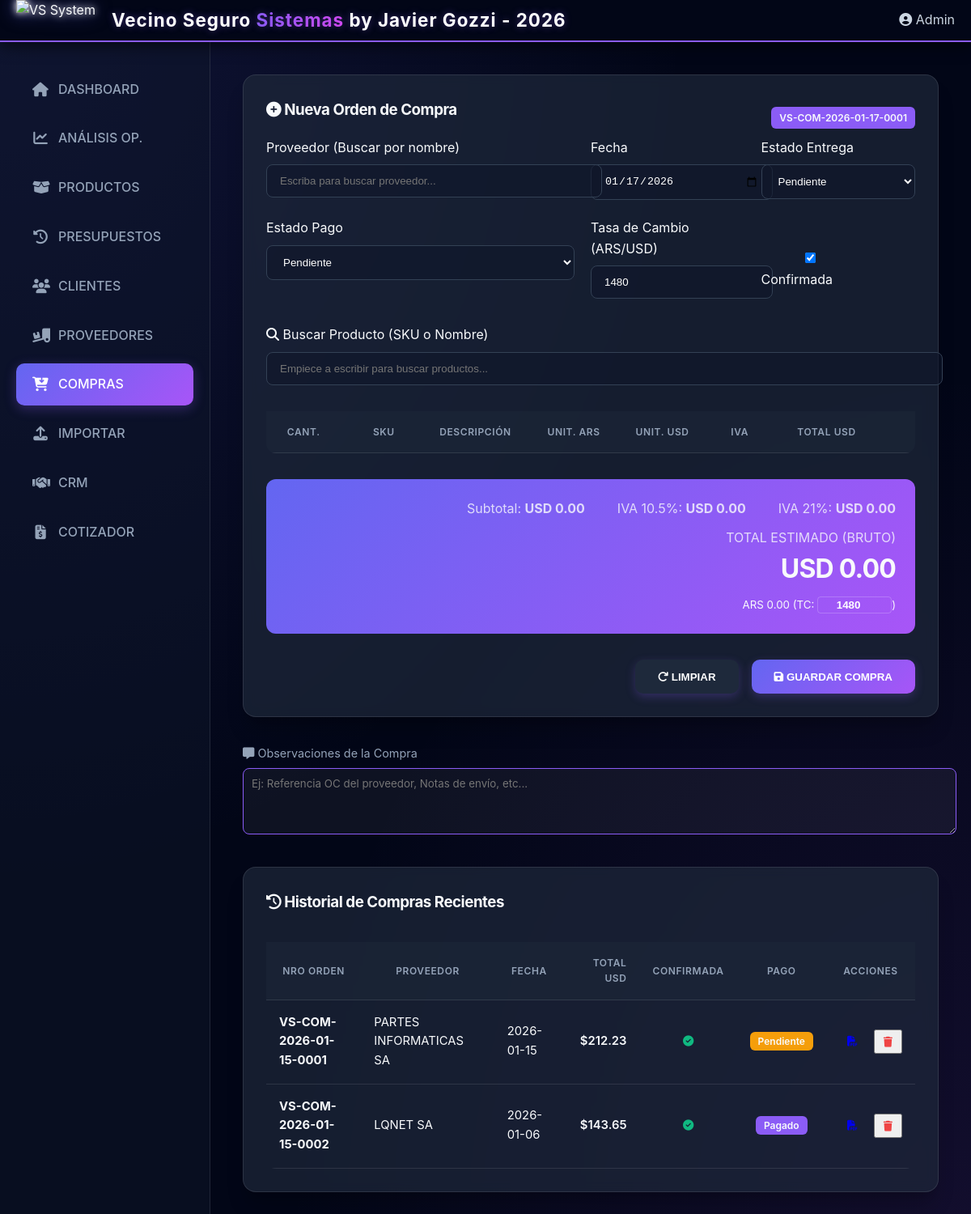
The page /compras.php (signed in) on the database its author committed.
### tables this page shows
CREATE TABLE `purchases` (
  `id` int(11) NOT NULL AUTO_INCREMENT,
  `purchase_number` varchar(50) NOT NULL,
  `entity_id` int(11) NOT NULL,
  `purchase_date` date NOT NULL,
  `exchange_rate_usd` decimal(10,2) NOT NULL,
  `subtotal_usd` decimal(15,2) DEFAULT NULL,
  `subtotal_ars` decimal(15,2) DEFAULT NULL,
  `total_usd` decimal(15,2) NOT NULL,
  `total_ars` decimal(15,2) NOT NULL,
  `status` enum('Pendiente','Pagado','Cancelado') DEFAULT 'Pendiente',
  `is_confirmed` tinyint(1) DEFAULT 0,
  `payment_status` enum('Pendiente','Pagado') DEFAULT 'Pendiente',
  `notes` text DEFAULT NULL,
  `observations` text DEFAULT NULL,
  `created_at` timestamp NULL DEFAULT current_timestamp(),
  PRIMARY KEY (`id`),
  UNIQUE KEY `purchase_number` (`purchase_number`),
  KEY `entity_id` (`entity_id`),
  CONSTRAINT `purchases_ibfk_1` FOREIGN KEY (`entity_id`) REFERENCES `entities` (`id`)
);

CREATE TABLE `entities` (
  `id` int(11) NOT NULL AUTO_INCREMENT,
  `type` enum('client','provider','supplier') NOT NULL,
  `tax_id` varchar(20) DEFAULT NULL,
  `document_number` varchar(20) DEFAULT NULL,
  `name` varchar(200) NOT NULL,
  `fantasy_name` varchar(200) DEFAULT NULL,
  `contact_person` varchar(100) DEFAULT NULL,
  `tax_category` enum('Responsable Inscripto','Monotributo','Exento','No Aplica') DEFAULT 'No Aplica',
  `email` varchar(100) DEFAULT NULL,
  `phone` varchar(50) DEFAULT NULL,
  `mobile` varchar(50) DEFAULT NULL,
  `address` text DEFAULT NULL,
  `delivery_address` text DEFAULT NULL,
  `payment_condition` varchar(100) DEFAULT NULL,
  `preferred_payment_method` varchar(100) DEFAULT NULL,
  `default_voucher_type` enum('Factura','Remito','Ninguno') DEFAULT 'Factura',
  `is_enabled` tinyint(1) DEFAULT 1,
  `is_retention_agent` tinyint(1) DEFAULT 0,
  `created_at` timestamp NULL DEFAULT current_timestamp(),
  PRIMARY KEY (`id`),
  UNIQUE KEY `tax_id` (`tax_id`)
);

### src/lib/Database.php (called while the page is built, shortened)
<?php
class Database
{
    private static $instance = null;
    private $conn;
    private function __construct()
    {
        $dsn = "mysql:host=" . DB_HOST . ";dbname=" . DB_NAME . ";charset=" . DB_CHARSET;
        $options = [
            PDO::ATTR_ERRMODE => PDO::ERRMODE_EXCEPTION,
            PDO::ATTR_DEFAULT_FETCH_MODE => PDO::FETCH_ASSOC,
            PDO::ATTR_EMULATE_PREPARES => false,
        ];
        try {
            $this->conn = new PDO($dsn, DB_USER, DB_PASS, $options);
        } catch (PDOException $e) {
            die("Database Connection Error: " . $e->getMessage());
        }
    }
    public static function getInstance()
    {
        if (self::$instance == null) {
            self::$instance = new Database();
        }
        return self::$instance->getConnection();
    }
    public function getConnection()
    {
        return $this->conn;
    }
}
?>

### src/modules/purchases/Purchases.php (called while the page is built, shortened)
<?php
require_once __DIR__ . '/../../lib/Database.php';
class Purchases
{
    private $db;
    public function __construct()
    {
        $this->db = Database::getInstance();
    }
    public function getAllPurchases()
    {
        $sql = "SELECT p.*, e.name as supplier_name
                FROM purchases p
                JOIN entities e ON p.entity_id = e.id
                ORDER BY p.purchase_date DESC, p.id DESC";
        return $this->db->query($sql)->fetchAll();
    }
    public function generatePurchaseNumber()
    {
        $prefix = "VS-COM-" . date('Y-m-d') . "-";
        $sql = "SELECT purchase_number FROM purchases WHERE purchase_number LIKE '$prefix%' ORDER BY id DESC LIMIT 1";
        $last = $this->db->query($sql)->fetchColumn();
        if ($last) {
            $parts = explode('-', $last);
            $seq = intval(end($parts)) + 1;
        } else {
            $seq = 1;
        }
        return $prefix . str_pad($seq, 4, '0', STR_PAD_LEFT);
    }
}

### compras.php (the view, shortened to what this page needs)
<?php
require_once __DIR__ . '/src/lib/Database.php';
require_once __DIR__ . '/src/modules/purchases/Purchases.php';
$purchasesModule = new Purchases();
$purchaseNumber = $purchasesModule->generatePurchaseNumber();
$exchangeRate = 1480;
?>
<!DOCTYPE html>
<html lang="es">
<head>
    <link rel="stylesheet" href="css/style_premium.css">
    <link rel="stylesheet" href="https://cdnjs.cloudflare.com/ajax/libs/font-awesome/6.4.0/css/all.min.css">
</head>
<body>
    <header
        style="background: #020617; border-bottom: 2px solid var(--accent-violet); display: flex; justify-content: space-between; align-items: center; padding: 0 20px;">
        <div style="display: flex; align-items: center; gap: 20px;">
            <img src="logo_display.php?v=1" alt="VS System" class="logo-large" style="height: 50px; width: auto;">
            <div
                style="color: #fff; font-family: 'Inter', sans-serif; font-weight: 700; font-size: 1.4rem; letter-spacing: 1px; text-shadow: 0 0 10px rgba(139, 92, 246, 0.4);">
                Vecino Seguro <span
                    style="background: linear-gradient(90deg, #8b5cf6, #d946ef); -webkit-background-clip: text; -webkit-text-fill-color: transparent;">Sistemas</span>
                by Javier Gozzi - 2026
            </div>
        </div>
        <div class="header-right" style="color: #cbd5e1;">
            <span class="user-badge"><i class="fas fa-user-circle"></i> Admin</span>
        </div>
    </header>
    <div class="dashboard-container">
        <nav class="sidebar">
            <a href="index.php" class="nav-link"><i class="fas fa-home"></i> DASHBOARD</a>
            <a href="analisis.php" class="nav-link"><i class="fas fa-chart-line"></i> AN&Aacute;LISIS OP.</a>
            <a href="productos.php" class="nav-link"><i class="fas fa-box-open"></i> PRODUCTOS</a>
            <a href="presupuestos.php" class="nav-link"><i class="fas fa-history"></i> PRESUPUESTOS</a>
            <a href="clientes.php" class="nav-link"><i class="fas fa-users"></i> CLIENTES</a>
            <a href="proveedores.php" class="nav-link"><i class="fas fa-truck-loading"></i> PROVEEDORES</a>
            <a href="compras.php" class="nav-link active"><i class="fas fa-cart-arrow-down"></i> COMPRAS</a>
            <a href="importar.php" class="nav-link"><i class="fas fa-upload"></i> IMPORTAR</a>
            <a href="crm.php" class="nav-link"><i class="fas fa-handshake"></i> CRM</a>
            <a href="cotizador.php" class="nav-link"><i class="fas fa-file-invoice-dollar"></i> COTIZADOR</a>
        </nav>
        <main class="content">
            <div class="card">
                <div style="display: flex; justify-content: space-between; align-items: center;">
                    <h3><i class="fas fa-plus-circle"></i> Nueva Orden de Compra</h3>
                    <span class="badge" style="background: var(--accent-violet);">
                        <?php echo $purchaseNumber; ?>
                    </span>
                </div>
                <form id="purchase-form">
                    <div class="purchase-header">
                        <div class="form-group" style="position: relative;">
                            <label>Proveedor (Buscar por nombre)</label>
                            <input type="text" id="supplier-search" placeholder="Escriba para buscar proveedor..."
                                autocomplete="off">
                        </div>
                        <div class="form-group">
                            <label>Fecha</label>
                            <input type="date" name="purchase_date" id="purchase_date"
                                value="<?php echo date('Y-m-d'); ?>" required>
                        </div>
                        <div class="form-group">
                            <label>Estado Entrega</label>
                            <select name="status" id="status">
                                <option value="Pendiente">Pendiente</option>
                            </select>
                        </div>
                        <div class="form-group">
                            <label>Estado Pago</label>
                            <select name="payment_status" id="payment_status">
                                <option value="Pendiente">Pendiente</option>
                            </select>
                        </div>
                        <div class="form-group">
                            <label>Tasa de Cambio (ARS/USD)</label>
                            <input type="number" step="0.01" name="exchange_rate_usd" id="exchange_rate_usd"
                                value="<?php echo $exchangeRate; ?>" onchange="updateExchangeRate(this.value)" required>
                        </div>
                        <div style="display: flex; align-items: center; padding-top: 1.5rem;">
                            <label class="toggle"><input type="checkbox" name="is_confirmed" id="is_confirmed" checked>
                                Confirmada</label>
                        </div>
                    </div>
                    <div class="item-search-container">
                        <label><i class="fas fa-search"></i> Buscar Producto (SKU o Nombre)</label>
                        <input type="text" id="product-search" placeholder="Empiece a escribir para buscar productos..."
                            autocomplete="off">
                    </div>
                    <div class="table-responsive">
                        <table id="items-table">
                            <thead>
                                <tr>
                                    <th width="80">Cant.</th>
                                    <th width="120">SKU</th>
                                    <th>Descripci&oacute;n</th>
                                    <th width="120" style="text-align: right;">Unit. ARS</th>
                                    <th width="120" style="text-align: right;">Unit. USD</th>
                                    <th width="100" style="text-align: center;">IVA</th>
                                    <th width="120" style="text-align: right;">Total USD</th>
                                    <th width="50"></th>
                                </tr>
                            </thead>
                        </table>
                    </div>
                    <div class="total-box">
                        <div
                            style="display: flex; justify-content: flex-end; gap: 40px; margin-bottom: 10px; opacity: 0.8;">
                            <span>Subtotal: <strong id="subtotal-display">USD 0.00</strong></span>
                            <span>IVA 10.5%: <strong id="iva105-display">USD 0.00</strong></span>
                            <span>IVA 21%: <strong id="iva21-display">USD 0.00</strong></span>
                        </div>
                        <p style="margin:0; opacity: 0.8;">TOTAL ESTIMADO (BRUTO)</p>
                        <h2 id="grand-total">USD 0.00</h2>
                        <small>ARS <span id="total-ars-display">0.00</span> (TC: <input type="number" step="0.01"
                                id="exchange-rate-input" value="<?php echo $exchangeRate; ?>"
                                style="width: 80px; background: transparent; border: 1px solid rgba(255,255,255,0.2); border-radius: 4px; color: white; padding: 2px 5px; text-align: center; font-weight: bold;">)</small>
                    </div>
                    <div style="margin-top: 2rem; display: flex; gap: 1rem; justify-content: flex-end;">
                        <button type="button" class="btn-primary" style="background: #1e293b;"
                            onclick="location.reload()">
                            <i class="fas fa-redo"></i> LIMPIAR
                        </button>
                        <button type="submit" class="btn-primary">
                            <i class="fas fa-save"></i> GUARDAR COMPRA
                        </button>
                    </div>
                </form>
            </div>
            <div style="margin-top: 1.5rem;">
                <label style="color: var(--text-muted); font-size: 0.9rem;"><i class="fas fa-comment-alt"></i>
                    Observaciones de la Compra</label>
                <textarea id="purchase-observations"
                    placeholder="Ej: Referencia OC del proveedor, Notas de envío, etc..."
                    style="width: 100%; height: 60px; background: rgba(255,255,255,0.05); border: 1px solid var(--accent-violet); border-radius: 8px; color: white; padding: 10px; font-family: inherit; margin-top: 5px;"></textarea>
            </div>
            <div class="card" style="margin-top: 2rem;">
                <h3><i class="fas fa-history"></i> Historial de Compras Recientes</h3>
                <div class="table-responsive">
                    <table>
                        <thead>
                            <tr>
                                <th>Nro Orden</th>
                                <th>Proveedor</th>
                                <th>Fecha</th>
                                <th style="text-align: right;">Total USD</th>
                                <th style="text-align: center;">Confirmada</th>
                                <th style="text-align: center;">Pago</th>
                                <th>Acciones</th>
                            </tr>
                        </thead>
                        <tbody>
                            <?php
                            $history = $purchasesModule->getAllPurchases();
                            foreach ($history as $p):
                                ?>
                                <tr>
                                    <td><strong><?php echo $p['purchase_number']; ?></strong></td>
                                    <td><?php echo $p['supplier_name']; ?></td>
                                    <td><?php echo $p['purchase_date']; ?></td>
                                    <td style="text-align: right; font-weight: 600;">
                                        $<?php echo number_format($p['total_usd'], 2); ?></td>
                                    <td style="text-align: center;">
                                        <button class="btn-secondary"
                                            onclick="toggleStatus(<?php echo $p['id']; ?>, 'purchase', 'is_confirmed', <?php echo ($p['is_confirmed'] ?? 0) ? 0 : 1; ?>)"
                                            style="color: <?php echo ($p['is_confirmed'] ?? 0) ? '#10b981' : '#64748b'; ?>; background: transparent; border: none; cursor: pointer;">
                                            <i
                                                class="fas <?php echo ($p['is_confirmed'] ?? 0) ? 'fa-check-circle' : 'fa-circle'; ?>"></i>
                                        </button>
                                    </td>
                                    <td style="text-align: center;">
                                        <span class="badge"
                                            style="background: <?php echo ($p['payment_status'] ?? 'Pendiente') === 'Pagado' ? '#8b5cf6' : '#f59e0b'; ?>; cursor: pointer;"
                                            onclick="toggleStatus(<?php echo $p['id']; ?>, 'purchase', 'payment_status', '<?php echo ($p['payment_status'] ?? 'Pendiente') === 'Pagado' ? 'Pendiente' : 'Pagado'; ?>')">
                                            <?php echo $p['payment_status'] ?? 'Pendiente'; ?>
                                        </span>
                                    </td>
                                    <td>
                                        <div style="display: flex; gap: 10px;">
                                            <a href="imprimir_compra.php?id=<?php echo $p['id']; ?>" target="_blank"
                                                class="btn-secondary" style="padding: 5px 10px; font-size: 0.8rem;"
                                                title="Ver PDF">
                                                <i class="fas fa-file-pdf"></i>
                                            </a>
                                            <button class="btn-secondary"
                                                style="padding: 5px 10px; font-size: 0.8rem; color: #ef4444;"
                                                onclick="deletePurchase(<?php echo $p['id']; ?>)" title="Eliminar">
                                                <i class="fas fa-trash"></i>
                                            </button>
                                        </div>
                                    </td>
                                </tr>
                            <?php endforeach; ?>
                        </tbody>
                    </table>
                </div>
            </div>
        </main>
    </div>
</body>
</html>

### rows shown on the page
purchases: purchase_number "VS-COM-2026-01-15-0001", entity.name "PARTES INFORMATICAS SA", purchase_date "2026-01-15", total_usd "212.23", is_confirmed 1 (drawn), payment_status "Pendiente"
purchases: purchase_number "VS-COM-2026-01-15-0002", entity.name "LQNET SA", purchase_date "2026-01-06", total_usd "143.65", is_confirmed 1 (drawn), payment_status "Pagado"

### other values the page prints
$purchaseNumber "VS-COM-2026-01-17-0001"
